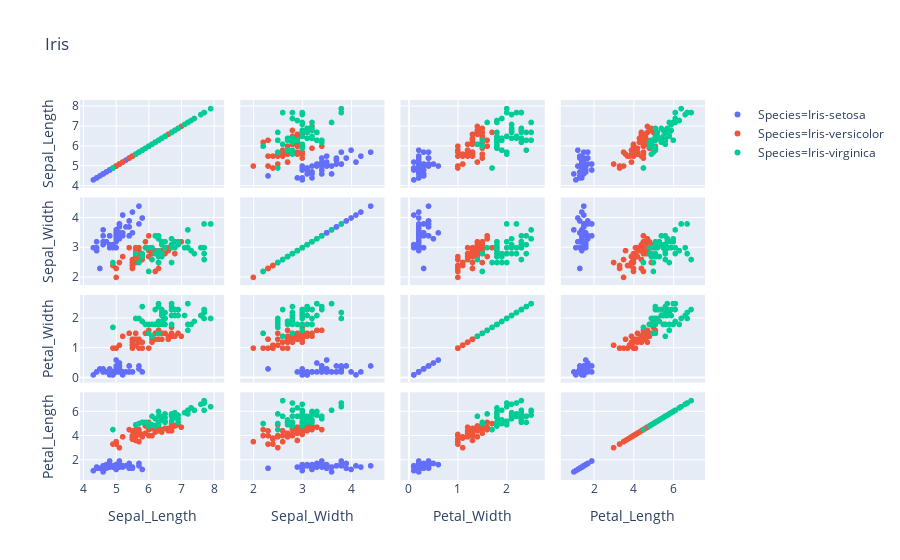

Notebook cell for this chart:
### Code cell
px.scatter_matrix(iris,color='Species',title='Iris',dimensions=['Sepal_Length','Sepal_Width','Petal_Width','Petal_Length'])

### Figure 1 — Plotly figure (JSON) as saved in the notebook; plotly's stock layout.template omitted (floating-point values rounded to 4 significant figures)
{"data": [{"hovertemplate": "Species=Iris-setosa<br>%{xaxis.title.text}=%{x}<br>%{yaxis.title.text}=%{y}", "showlegend": true, "legendgroup": "Species=Iris-setosa", "dimensions": [{"label": "Sepal_Length", "values": [5.1, 4.9, 4.7, 4.6, 5, 5.4, 4.6, 5, 4.4, 4.9, 5.4, 4.8, 4.8, 4.3, 5.8, 5.7, 5.4, 5.1, 5.7, 5.1, 5.4, 5.1, 4.6, 5.1, 4.8, 5, 5, 5.2, 5.2, 4.7, 4.8, 5.4, 5.2, 5.5, 4.9, 5, 5.5, 4.9, 4.4, 5.1, 5, 4.5, 4.4, 5, 5.1, 4.8, 5.1, 4.6, 5.3, 5], "axis": {"matches": true}}, {"label": "Sepal_Width", "values": [3.5, 3, 3.2, 3.1, 3.6, 3.9, 3.4, 3.4, 2.9, 3.1, 3.7, 3.4, 3, 3, 4, 4.4, 3.9, 3.5, 3.8, 3.8, 3.4, 3.7, 3.6, 3.3, 3.4, 3, 3.4, 3.5, 3.4, 3.2, 3.1, 3.4, 4.1, 4.2, 3.1, 3.2, 3.5, 3.1, 3, 3.4, 3.5, 2.3, 3.2, 3.5, 3.8, 3, 3.8, 3.2, 3.7, 3.3], "axis": {"matches": true}}, {"label": "Petal_Width", "values": [0.2, 0.2, 0.2, 0.2, 0.2, 0.4, 0.3, 0.2, 0.2, 0.1, 0.2, 0.2, 0.1, 0.1, 0.2, 0.4, 0.4, 0.3, 0.3, 0.3, 0.2, 0.4, 0.2, 0.5, 0.2, 0.2, 0.4, 0.2, 0.2, 0.2, 0.2, 0.4, 0.1, 0.2, 0.1, 0.2, 0.2, 0.1, 0.2, 0.2, 0.3, 0.3, 0.2, 0.6, 0.4, 0.3, 0.2, 0.2, 0.2, 0.2], "axis": {"matches": true}}, {"label": "Petal_Length", "values": [1.4, 1.4, 1.3, 1.5, 1.4, 1.7, 1.4, 1.5, 1.4, 1.5, 1.5, 1.6, 1.4, 1.1, 1.2, 1.5, 1.3, 1.4, 1.7, 1.5, 1.7, 1.5, 1, 1.7, 1.9, 1.6, 1.6, 1.5, 1.4, 1.6, 1.6, 1.5, 1.5, 1.4, 1.5, 1.2, 1.3, 1.5, 1.3, 1.5, 1.3, 1.3, 1.3, 1.6, 1.9, 1.4, 1.6, 1.4, 1.5, 1.4], "axis": {"matches": true}}], "hoverlabel": {"namelength": 0}, "marker": {"color": "#636efa", "symbol": "circle"}, "type": "splom", "name": "Species=Iris-setosa"}, {"hovertemplate": "Species=Iris-versicolor<br>%{xaxis.title.text}=%{x}<br>%{yaxis.title.text}=%{y}", "showlegend": true, "legendgroup": "Species=Iris-versicolor", "dimensions": [{"label": "Sepal_Length", "values": [7, 6.4, 6.9, 5.5, 6.5, 5.7, 6.3, 4.9, 6.6, 5.2, 5, 5.9, 6, 6.1, 5.6, 6.7, 5.6, 5.8, 6.2, 5.6, 5.9, 6.1, 6.3, 6.1, 6.4, 6.6, 6.8, 6.7, 6, 5.7, 5.5, 5.5, 5.8, 6, 5.4, 6, 6.7, 6.3, 5.6, 5.5, 5.5, 6.1, 5.8, 5, 5.6, 5.7, 5.7, 6.2, 5.1, 5.7], "axis": {"matches": true}}, {"label": "Sepal_Width", "values": [3.2, 3.2, 3.1, 2.3, 2.8, 2.8, 3.3, 2.4, 2.9, 2.7, 2, 3, 2.2, 2.9, 2.9, 3.1, 3, 2.7, 2.2, 2.5, 3.2, 2.8, 2.5, 2.8, 2.9, 3, 2.8, 3, 2.9, 2.6, 2.4, 2.4, 2.7, 2.7, 3, 3.4, 3.1, 2.3, 3, 2.5, 2.6, 3, 2.6, 2.3, 2.7, 3, 2.9, 2.9, 2.5, 2.8], "axis": {"matches": true}}, {"label": "Petal_Width", "values": [1.4, 1.5, 1.5, 1.3, 1.5, 1.3, 1.6, 1, 1.3, 1.4, 1, 1.5, 1, 1.4, 1.3, 1.4, 1.5, 1, 1.5, 1.1, 1.8, 1.3, 1.5, 1.2, 1.3, 1.4, 1.4, 1.7, 1.5, 1, 1.1, 1, 1.2, 1.6, 1.5, 1.6, 1.5, 1.3, 1.3, 1.3, 1.2, 1.4, 1.2, 1, 1.3, 1.2, 1.3, 1.3, 1.1, 1.3], "axis": {"matches": true}}, {"label": "Petal_Length", "values": [4.7, 4.5, 4.9, 4, 4.6, 4.5, 4.7, 3.3, 4.6, 3.9, 3.5, 4.2, 4, 4.7, 3.6, 4.4, 4.5, 4.1, 4.5, 3.9, 4.8, 4, 4.9, 4.7, 4.3, 4.4, 4.8, 5, 4.5, 3.5, 3.8, 3.7, 3.9, 5.1, 4.5, 4.5, 4.7, 4.4, 4.1, 4, 4.4, 4.6, 4, 3.3, 4.2, 4.2, 4.2, 4.3, 3, 4.1], "axis": {"matches": true}}], "hoverlabel": {"namelength": 0}, "marker": {"color": "#EF553B", "symbol": "circle"}, "type": "splom", "name": "Species=Iris-versicolor"}, {"hovertemplate": "Species=Iris-virginica<br>%{xaxis.title.text}=%{x}<br>%{yaxis.title.text}=%{y}", "showlegend": true, "legendgroup": "Species=Iris-virginica", "dimensions": [{"label": "Sepal_Length", "values": [6.3, 5.8, 7.1, 6.3, 6.5, 7.6, 4.9, 7.3, 6.7, 7.2, 6.5, 6.4, 6.8, 5.7, 5.8, 6.4, 6.5, 7.7, 7.7, 6, 6.9, 5.6, 7.7, 6.3, 6.7, 7.2, 6.2, 6.1, 6.4, 7.2, 7.4, 7.9, 6.4, 6.3, 6.1, 7.7, 6.3, 6.4, 6, 6.9, 6.7, 6.9, 5.8, 6.8, 6.7, 6.7, 6.3, 6.5, 6.2, 5.9], "axis": {"matches": true}}, {"label": "Sepal_Width", "values": [3.3, 2.7, 3, 2.9, 3, 3, 2.5, 2.9, 2.5, 3.6, 3.2, 2.7, 3, 2.5, 2.8, 3.2, 3, 3.8, 2.6, 2.2, 3.2, 2.8, 2.8, 2.7, 3.3, 3.2, 2.8, 3, 2.8, 3, 2.8, 3.8, 2.8, 2.8, 2.6, 3, 3.4, 3.1, 3, 3.1, 3.1, 3.1, 2.7, 3.2, 3.3, 3, 2.5, 3, 3.4, 3], "axis": {"matches": true}}, {"label": "Petal_Width", "values": [2.5, 1.9, 2.1, 1.8, 2.2, 2.1, 1.7, 1.8, 1.8, 2.5, 2, 1.9, 2.1, 2, 2.4, 2.3, 1.8, 2.2, 2.3, 1.5, 2.3, 2, 2, 1.8, 2.1, 1.8, 1.8, 1.8, 2.1, 1.6, 1.9, 2, 2.2, 1.5, 1.4, 2.3, 2.4, 1.8, 1.8, 2.1, 2.4, 2.3, 1.9, 2.3, 2.5, 2.3, 1.9, 2, 2.3, 1.8], "axis": {"matches": true}}, {"label": "Petal_Length", "values": [6, 5.1, 5.9, 5.6, 5.8, 6.6, 4.5, 6.3, 5.8, 6.1, 5.1, 5.3, 5.5, 5, 5.1, 5.3, 5.5, 6.7, 6.9, 5, 5.7, 4.9, 6.7, 4.9, 5.7, 6, 4.8, 4.9, 5.6, 5.8, 6.1, 6.4, 5.6, 5.1, 5.6, 6.1, 5.6, 5.5, 4.8, 5.4, 5.6, 5.1, 5.1, 5.9, 5.7, 5.2, 5, 5.2, 5.4, 5.1], "axis": {"matches": true}}], "hoverlabel": {"namelength": 0}, "marker": {"color": "#00cc96", "symbol": "circle"}, "type": "splom", "name": "Species=Iris-virginica"}], "layout": {"dragmode": "select", "legend": {"tracegroupgap": 0}, "title": {"text": "Iris"}}}
